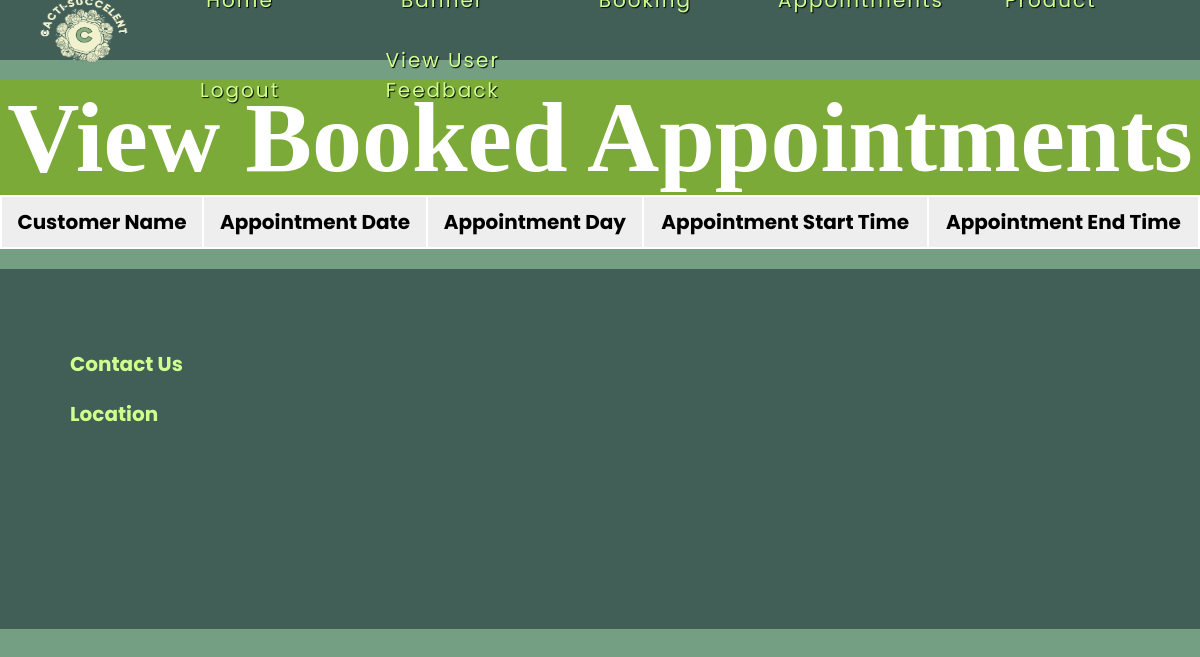
/adminViewAppointment.php, run on an earlier commit of the app's database.
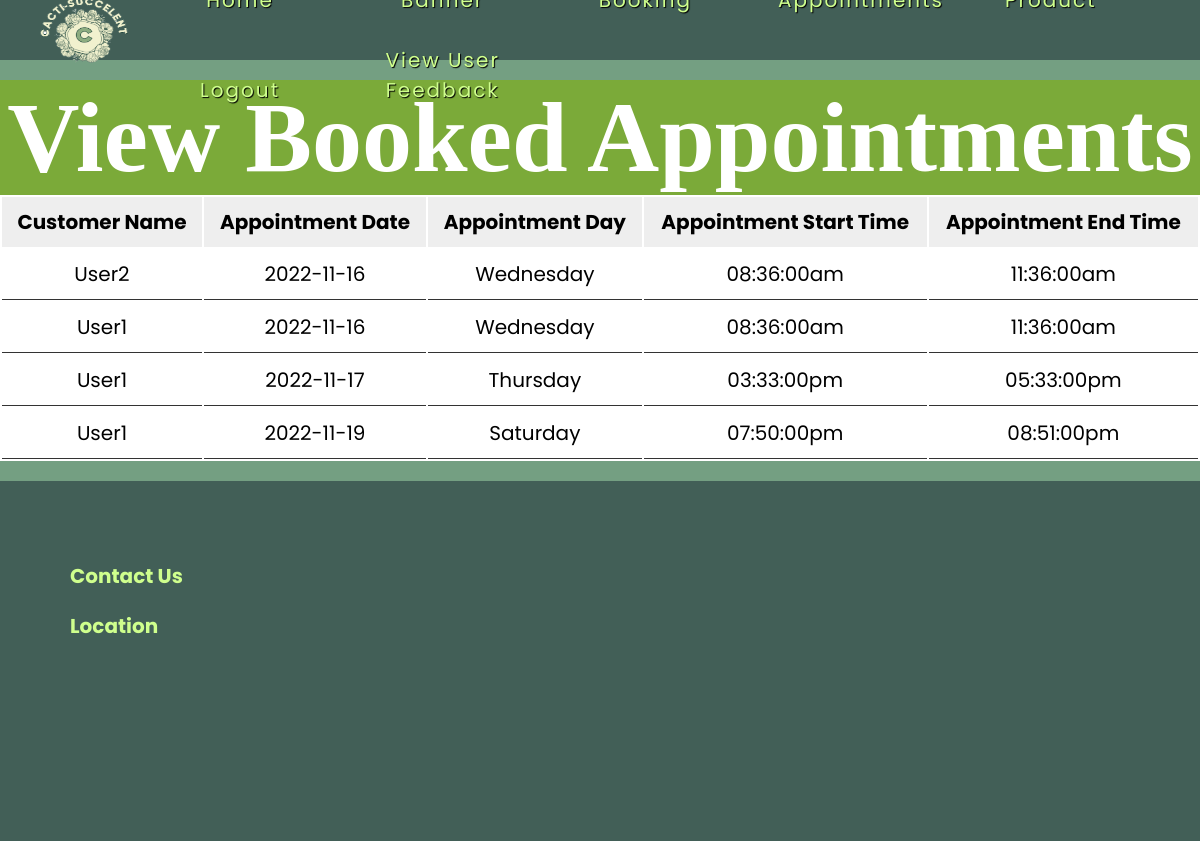
And on a later commit of the database.
### tables this page shows
CREATE TABLE `tbl_appointment` (
  `appointmentID` int(11) NOT NULL,
  `appointmentDate` date NOT NULL,
  `appointmentStartTime` time NOT NULL,
  `appointmentEndTime` time NOT NULL,
  `customerName` varchar(255) NOT NULL,
  `bookingID` int(11) NOT NULL,
  `customerEmail` varchar(255) NOT NULL,
  `appointmentCreatedAt` timestamp NOT NULL DEFAULT current_timestamp()
);

### adminViewAppointment.php (the view, shortened to what this page needs)
<?php
@include 'dbcon.php';
?>
<!DOCTYPE html>
<html lang="en">
<head>
    <link rel="stylesheet" type="text/css" href="assets/css/productcss.css">
    <link rel="stylesheet" href="https://cdnjs.cloudflare.com/ajax/libs/font-awesome/5.15.4/css/all.min.css">
    <link rel="stylesheet" href="https://stackpath.bootstrapcdn.com/font-awesome/4.7.0/css/font-awesome.min.css">
</head>
<body>
    <header>
        <nav class="header">
		<div><img class="Logo" src="images/Logo.png"></div>
        <ul>
        <li><a href="adminPage.php">Home</a></li>
            <li><a href="banneradsui.php">Banner</a></li>
            <li><a href="adminBooking.php">Booking</a></li>
            <li><a href="adminViewAppointment.php">View Appointments</a></li>
            <li><a href="Product.php">Product</a></li>
            <li><a href="logout.php">Logout</a></li>
            <li><a href="view_feedback.php">View User Feedback</a></li>
            </ul>
        </nav>
    </header>
    <div class="ProductCover">
		<div class="CoverText">
			<h1>View Booked Appointments</h1>
		</div>
	</div>
    <?php
        $select = mysqli_query($con, "SELECT * FROM tbl_appointment");
    ?>
    <div class="product-display">
            <table class="product-display-table">
            <thead>
                    <tr>
                        <th>Customer Name</th>
                        <th>Appointment Date</th>
                        <th>Appointment Day</th>
                        <th>Appointment Start Time</th>
                        <th>Appointment End Time</th>
                    </tr>
                </thead>
                <?php while($row = mysqli_fetch_assoc($select)){ ?>
                    <tr>
                    <td><?php echo $row['customerName']; ?></td>
                    <td><?php echo $row['appointmentDate']; ?></td>
                        <td><?php echo date('l', strtotime($row['appointmentDate']));?></td>
                        <td><?php echo date('h:i:sa',strtotime($row['appointmentStartTime'])); ?></td>
                        <td><?php echo date('h:i:sa',strtotime($row['appointmentEndTime'])); ?></td>
                    </tr>
                <?php } ?>
            </table>
        </div>
    	<footer>
        <section class=" footer">
            <div class="section-4">
                <ul class="footer-links">
                    <li><a href="">Contact Us</a></li>
                    <li><a href="">Location</a></li>
                </ul>
            </div>
        </section>
    </footer>
</body>
</html>

What changed in the data, as far as the page shows it:
added tbl_appointment: customerName "User2", appointmentDate "2022-11-16", appointmentDate "Wednesday", appointmentStartTime "08:36:00am", appointmentEndTime "11:36:00am"
added tbl_appointment: customerName "User1", appointmentDate "2022-11-16", appointmentDate "Wednesday", appointmentStartTime "08:36:00am", appointmentEndTime "11:36:00am"
added tbl_appointment: customerName "User1", appointmentDate "2022-11-17", appointmentDate "Thursday", appointmentStartTime "03:33:00pm", appointmentEndTime "05:33:00pm"
added tbl_appointment: customerName "User1", appointmentDate "2022-11-19", appointmentDate "Saturday", appointmentStartTime "07:50:00pm", appointmentEndTime "08:51:00pm"
